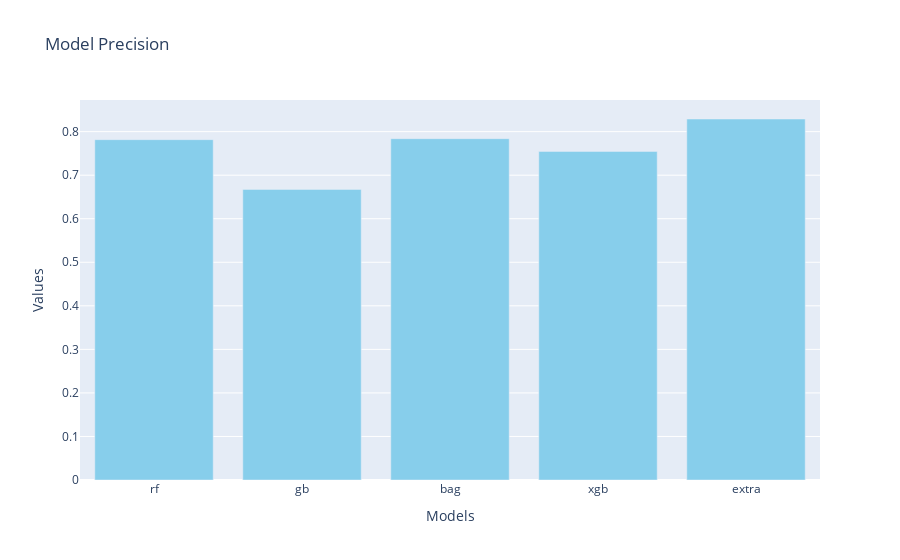

The cell this chart's notebook holds for it:
### Code cell
display_scores(precisions, name='Precision')

### Figure 1 — Plotly figure (JSON) as saved in the notebook; plotly's stock layout.template omitted (floating-point values rounded to 4 significant figures)
{"data": [{"marker": {"color": "skyblue"}, "type": "bar", "x": ["rf", "gb", "bag", "xgb", "extra"], "y": [0.7816, 0.6673, 0.7838, 0.7546, 0.829]}], "layout": {"title": {"text": "Model Precision"}, "xaxis": {"title": {"text": "Models"}}, "yaxis": {"title": {"text": "Values"}}}}
